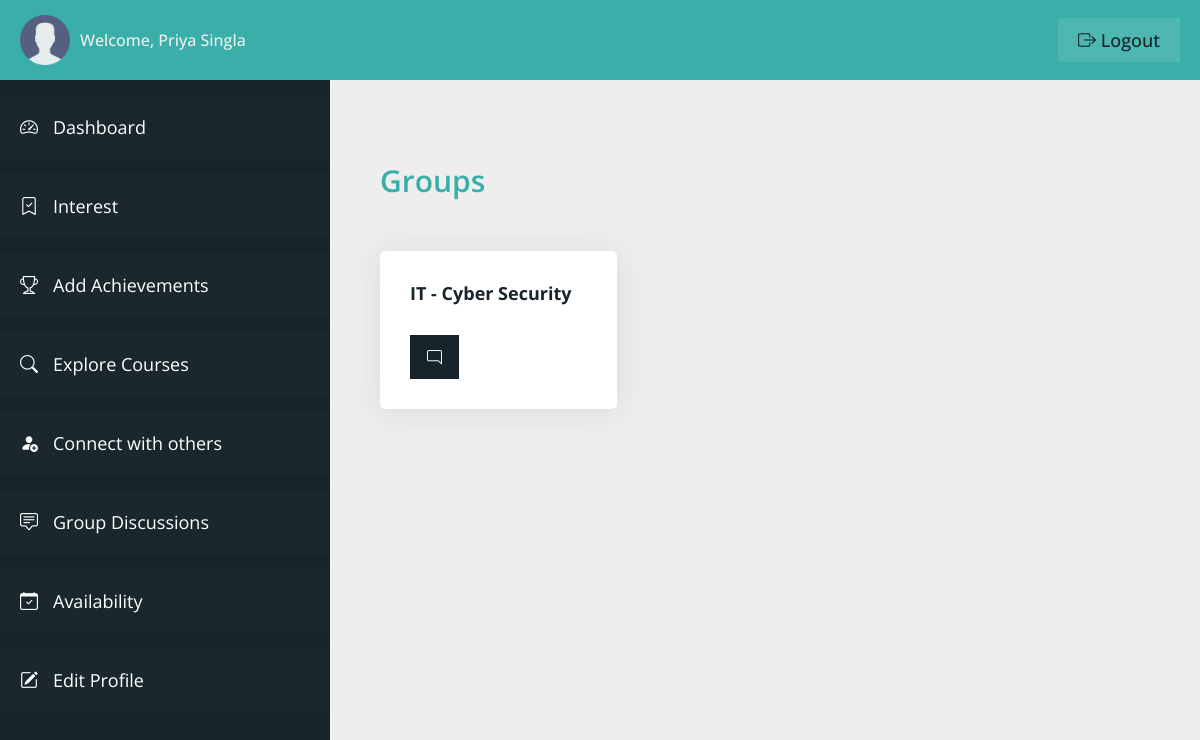
The page /student/group-discussions.php (signed in) on the database its author committed.
### tables this page shows
CREATE TABLE `user_table` (
  `user_id` int(11) NOT NULL,
  `user_firstname` varchar(100) NOT NULL,
  `user_lastname` varchar(100) NOT NULL,
  `user_type` varchar(20) NOT NULL,
  `user_email` varchar(100) NOT NULL,
  `user_phone` varchar(10) NOT NULL,
  `user_password` varchar(100) NOT NULL,
  `user_createdon` datetime NOT NULL DEFAULT current_timestamp()
);

CREATE TABLE `discussion_groups` (
  `group_id` int(11) NOT NULL,
  `group_field` varchar(100) NOT NULL,
  `group_domain` varchar(100) NOT NULL,
  `created_on` datetime NOT NULL DEFAULT current_timestamp()
);

### student/group-discussions.php (the view, shortened to what this page needs)
<?php
include "connection.php";
?>
<!DOCTYPE html>
<html lang="en">
<head>
    <link rel="stylesheet" href="css/style-dashboard.css">
    <link rel="stylesheet" href="https://cdn.jsdelivr.net/npm/bootstrap-icons@1.11.0/font/bootstrap-icons.css">
</head>
<body>
    <div class="container">
        <header class="header">
            <div class="header__left">
                <img src="img/user.png" class="user__header-user" alt="user">
                <span class="header__user-name">Welcome,
                    <?php
                    $q = "SELECT * FROM user_table WHERE user_id = '" . $_SESSION['userIdVce'] . "'";
                    $r = mysqli_query($con, $q);
                    if (mysqli_num_rows($r) > 0) {
                        $row = mysqli_fetch_array($r);
                        echo $row['user_firstname'] . ' ' . $row['user_lastname'];
                    }
                    ?>
                </span>
            </div>
            <div class="header__right">
                <a href="logout.php" class="header__user-logout"><i class="bi bi-box-arrow-right"></i> logout</a>
            </div>
        </header>
        <section class="sidebar">
            <ul class="sidebar__items">
                <a href="dashboard.php" class="sidebar__item-link">
                    <li class="sidebar__item">
                        <i class="bi bi-speedometer2"></i>
                        <span>Dashboard</span>
                    </li>
                </a>
                <a href="user-interest.php" class="sidebar__item-link">
                    <li class="sidebar__item">
                        <i class="bi bi-bookmark-check"></i>
                        <span>Interest</span>
                    </li>
                </a>
                <a href="user-achievements.php" class="sidebar__item-link">
                    <li class="sidebar__item">
                        <i class="bi bi-trophy"></i>
                        <span>Add Achievements</span>
                    </li>
                </a>
                <a href="explore-courses.php" class="sidebar__item-link">
                    <li class="sidebar__item">
                        <i class="bi bi-search"></i>
                        <span>Explore Courses</span>
                    </li>
                </a>
                <a href="connect.php" class="sidebar__item-link">
                    <li class="sidebar__item">
                        <i class="bi bi-person-fill-add"></i>
                        <span>Connect with others</span>
                    </li>
                </a>
                <a href="group-discussions.php" class="sidebar__item-link">
                    <li class="sidebar__item">
                        <i class="bi bi-chat-square-text"></i>
                        <span>Group Discussions</span>
                    </li>
                </a>
                <a href="user-availability.php" class="sidebar__item-link">
                    <li class="sidebar__item">
                        <i class="bi bi-calendar-check"></i>
                        <span>Availability</span>
                    </li>
                </a>
                <a href="profile.php" class="sidebar__item-link">
                    <li class="sidebar__item">
                        <i class="bi bi-pencil-square"></i>
                        <span>Edit Profile</span>
                    </li>
                </a>
            </ul>
        </section>
        <main class="main__content">
            <div class="course__card-container">
                <h3 class="heading-3">
                    Groups
                </h3>
                <?php
                $select5 = "SELECT * FROM `user_interest` WHERE `user_id` = '" . $_SESSION['userIdVce'] . "'";
                $query5 = mysqli_query($con, $select5);
                if (mysqli_num_rows($query5) > 0) {
                    while ($row5 = mysqli_fetch_array($query5)) {
                        $select6 = "SELECT * FROM `discussion_groups` WHERE `group_field` = '" . $row5['field_name'] . "' AND `group_domain` = '" . $row5['domain_name'] . "'";
                        $query6 = mysqli_query($con, $select6);
                        if (mysqli_num_rows($query6) > 0) {
                            while ($row6 = mysqli_fetch_array($query6)) { ?>
                                <div class="group__card">
                                    <h3 class="group__name">
                                        <?php echo $row6['group_field']; ?> - <?php echo $row6['group_domain']; ?>
                                    </h3>
                                    <a class="group__link-btn" href="group-discussion-window.php?gid=<?php echo $row6['group_id']; ?>&gf=<?php echo $row6['group_field']; ?>&gd=<?php echo $row6['group_domain']; ?>">
                                        <i class="bi bi-chat-right"></i>
                                    </a>
                                </div>
                <?php }
                        }
                    }
                }
                ?>
            </div>
        </main>
    </div>
</body>
</html>

### student/css/style-dashboard.css (style rules this page uses)
:root { --color-primary: #3aafa9; --color-primary-dark: #2b7a78; --color-primary-light: #def2f1; --color-secondary: #17252a; --color-secondary-dark: #101a1d; --color-secondary-light: #377084; --color-grey-light-1: #999; --color-grey-light-2: #ccc; --color-grey-light-3: #eee; --color-grey-dark-1: #242424; --color-grey-dark-2: #333; --color-grey-dark-3: #474747; --color-white: #fff; --font-default: "Open Sans", sans-serif; }
*, *::before, *::after { margin: 0; padding: 0; box-sizing: inherit; }
html { font-size: 62.5%; box-sizing: border-box; }
body { color: var(--color-grey-dark-2); font-family: var(--font-default); }
.container { height: 100vh; display: grid; grid-template-columns: 33rem 1fr; grid-template-rows: 8rem calc(100vh - 8rem); }
.header { grid-column: 1 / -1; background-color: var(--color-primary); display: flex; align-items: center; justify-content: space-between; padding: 0 2rem; }
.header__left { display: flex; align-items: center; gap: 1rem; }
.user__header-user { width: 5rem; }
.header__user-name { font-size: 1.6rem; color: var(--color-grey-light-3); font-weight: 500; }
.header__user-logout:link, .header__user-logout:visited { font-size: 1.8rem; color: var(--color-secondary); background-color: rgba(255, 255, 255, 0.1); text-decoration: none; text-transform: capitalize; font-weight: 500; padding: 1rem 2rem; transition: all 0.2s; }
.sidebar { background-color: var(--color-secondary); overflow-y: scroll; padding-top: 1.5rem; scroll-behavior: smooth; }
.sidebar__item { padding: 2rem; background-color: rgba(255, 255, 255, 0.01); margin-bottom: 1.5rem; display: flex; gap: 1.5rem; transition: all 0.2s; }
.sidebar__item-link:link, .sidebar__item-link:visited { color: var(--color-white); text-decoration: none; font-size: 1.8rem; }
.main__content { background-color: var(--color-grey-light-3); padding: 8rem 5rem; overflow-y: scroll; scroll-behavior: smooth; }
.heading-3 { font-size: 3rem; font-weight: 600; color: var(--color-primary); margin-bottom: 2rem; grid-column: 1 / -1; }
.course__card-container { display: grid; grid-template-columns: repeat(3, 1fr); grid-gap: 3rem; }
.group__card { background-color: var(--color-white); box-shadow: 0px 0.2rem 3rem 0.2rem rgba(156, 156, 156, 0.2); padding: 3rem; border-radius: 0.5rem; }
.group__name { font-size: 1.8rem; margin-bottom: 1rem; color: var(--color-secondary); }
.group__link-btn:link, .group__link-btn:visited { font-size: 1.5rem; text-decoration: none; background-color: var(--color-secondary); color: var(--color-white); border: 2px solid var(--color-secondary); padding: 1rem 1.5rem; transition: all 0.2s; display: inline-block; margin-top: 2rem; }

### rows shown on the page
user_table: user_firstname "Priya", user_lastname "Singla"
discussion_groups: group_field "IT", group_domain "Cyber Security"
